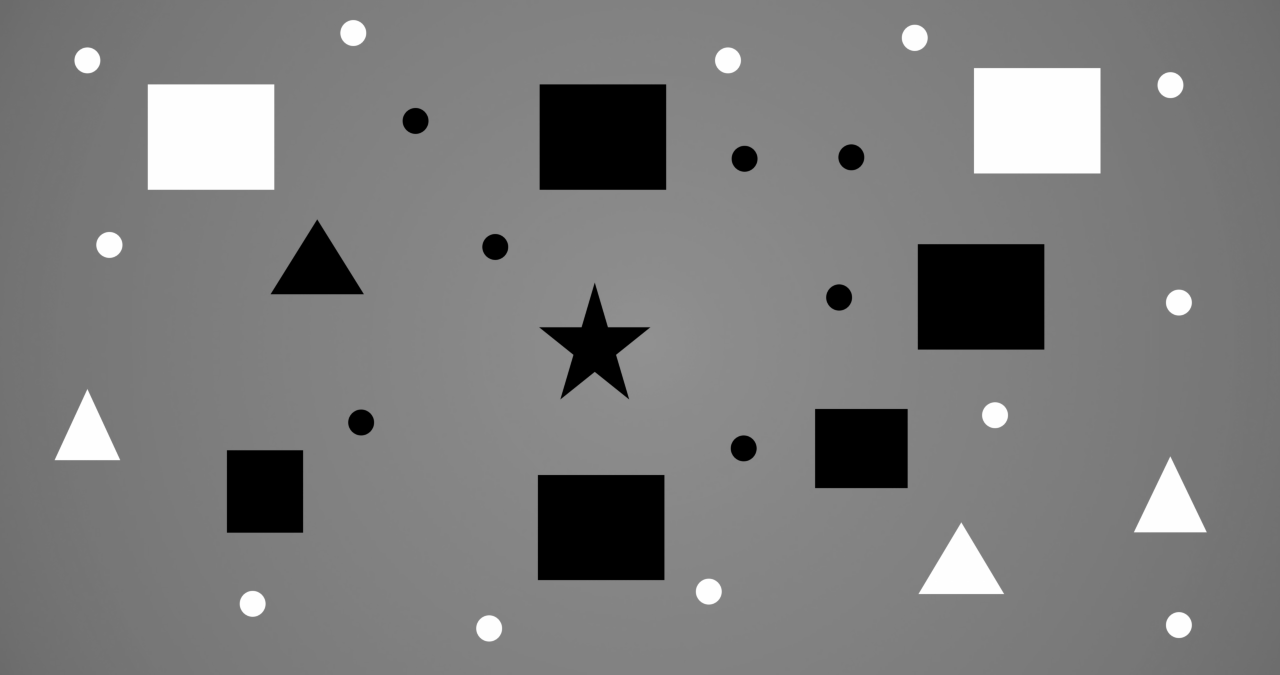
#> input picture Section - 1/data/DoubleColorShapes.png, 1280 x 675 px, found by its file name
$ python modified_conneted_comp.py
#> lines starting #> are read from the running program, lines starting #| are printed output that depends on the picture; after the words box and inside, x2 and y2 are one past the last pixel; in counts of white or black regions, pixels touching at a corner belong together
import cv2
import numpy as np

###Otsu
img1=cv2.imread('../data/DoubleColorShapes.png')
#> img1 is the input picture: shape (675, 1280, 3); min 0, max 255, mean 123.2
imgray1=cv2.cvtColor(img1,cv2.COLOR_BGR2GRAY)

th=0
thres,Bin5=cv2.threshold(imgray1,th,255,cv2.THRESH_BINARY+cv2.THRESH_OTSU)
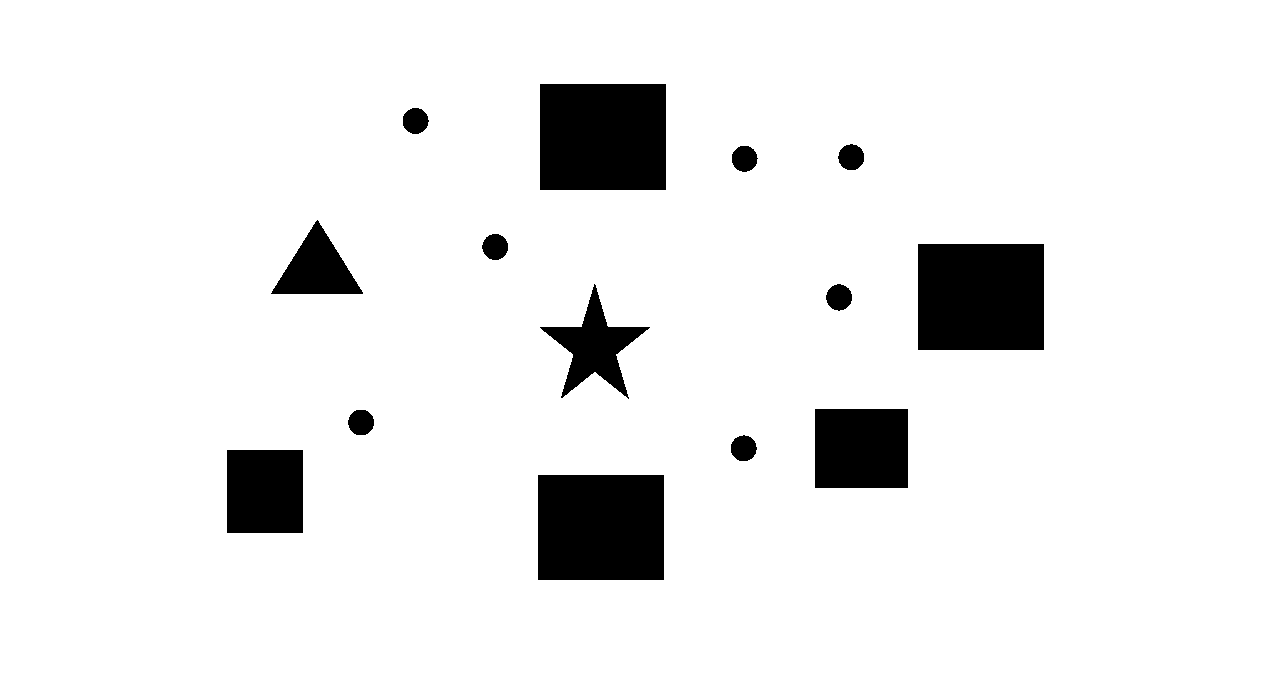
#> Bin5: shape (675, 1280); 92.5% white; 14 black regions, largest, box (x1, y1, x2, y2) and area: (540, 84, 666, 190) 13356, (918, 244, 1044, 350) 13356, (538, 475, 664, 580) 13230
#> thres = 67
Bin5=1-(Bin5/255) #Inverting Image to standard calculation
cv2.imshow('Otsu binarized image',Bin5)
###

###MSER
img=cv2.imread('../data/DoubleColorShapes.png')
imgray=cv2.cvtColor(img,cv2.COLOR_BGR2GRAY)
# cv2.imshow('Original gray image + Otsu',imgray)
th=0
thres,Bin=cv2.threshold(imgray,th,255,cv2.THRESH_BINARY+cv2.THRESH_OTSU)
Bin1=255-Bin #Finding Objects by threshold
Bin=imgray+Bin1 #adding both objects detected by threshold and gray scale for easier calculation
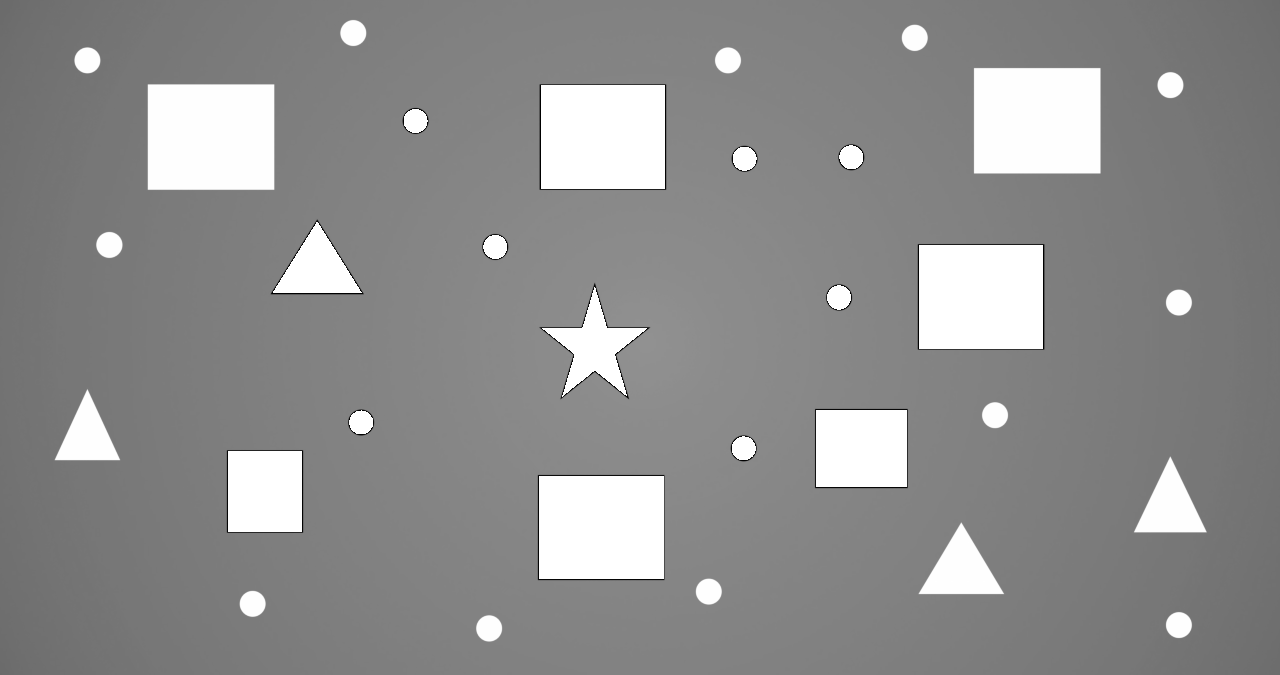
#> Bin: shape (675, 1280); min 0, max 255, mean 141.5

th=0
thres,Bin=cv2.threshold(Bin,th,255,cv2.THRESH_BINARY+cv2.THRESH_OTSU)
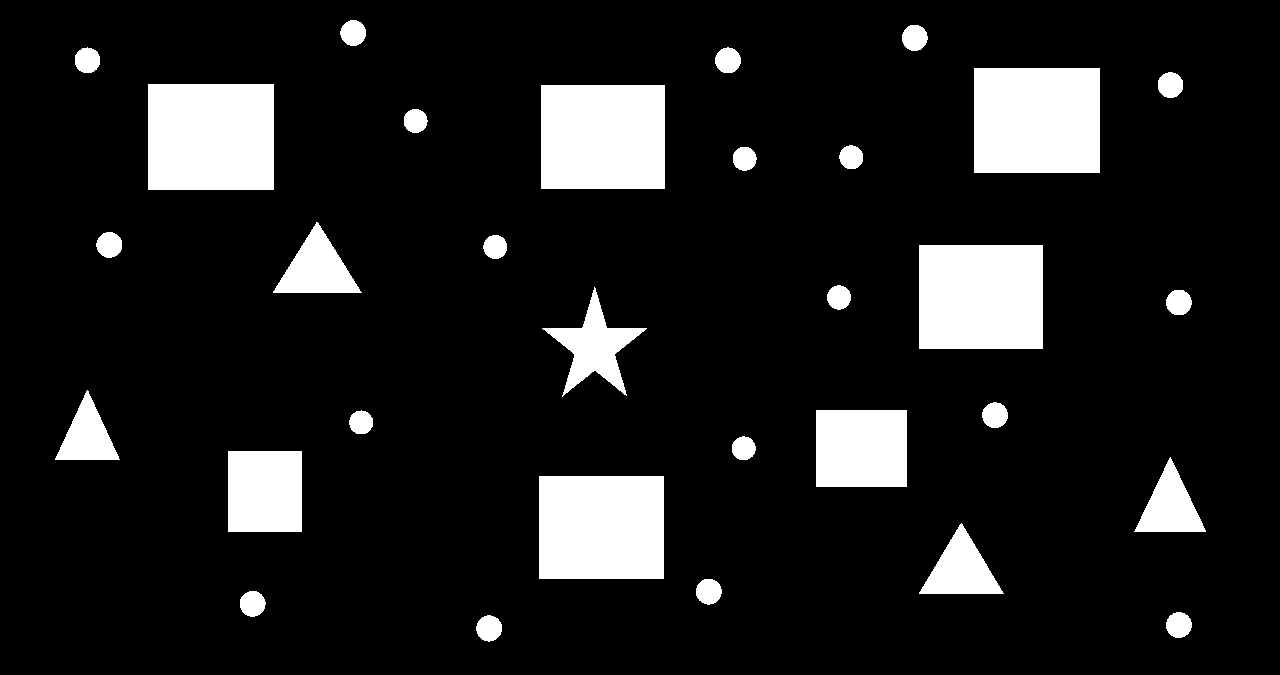
#> Bin: shape (675, 1280); 11.9% white; 31 white regions, largest, box (x1, y1, x2, y2) and area: (148, 84, 274, 190) 13356, (974, 68, 1100, 173) 13230, (541, 85, 665, 189) 12896
#> thres = 190
Bin=(Bin/255)
cv2.imshow('MSER binary image',Bin)
height, width = Bin.shape
#> height = 675; width = 1280

#Counting Number of Shapes
k=0
k1=0
c=k-1
c1=k1
R=np.zeros(Bin.shape)
R1=np.zeros(Bin5.shape)
trash=[]
trash1=[]
for i in range(height):
	for j in range(width):
		if Bin[i][j]==0:
			k=k+0
		elif Bin[i][j]==1 and Bin[i][j-1]==0 and Bin[i-1][j]==0:
			R[i][j]=k
			k=k+1
			c=c+1
		elif Bin[i][j]==1 and Bin[i-1][j]==1 and Bin[i][j-1]==0:
			R[i][j]=R[i-1][j]
		elif Bin[i][j]==1 and Bin[i-1][j]==0 and Bin[i][j-1]==1:
			R[i][j]=R[i][j-1]
		elif Bin[i][j]==1 and Bin[i-1][j]==1 and Bin[i][j-1]==1:
			R[i][j]=R[i-1][j]

		if R[i-1][j] != 0 and R[i][j-1]!=0 and R[i-1][j]!=R[i][j-1] and trash.count([R[i-1][j], R[i][j-1]]) == 0:
			c=c-1
			trash.append([R[i-1][j], R[i][j-1]])
			trash.append([R[i][j-1], R[i-1][j]])
			D=R
			x = int(D[i][j - 1])
			D[np.where(D == x)] = D[i - 1][j]

		if Bin5[i][j]==0:
			k1=k1+0
		elif Bin5[i][j]==1 and Bin5[i][j-1]==0 and Bin5[i-1][j]==0:
			R1[i][j]=k1
			k1=k1+1
			c1=c1+1
		elif Bin5[i][j]==1 and Bin5[i-1][j]==1 and Bin5[i][j-1]==0:
			R1[i][j]=R1[i-1][j]
		elif Bin5[i][j]==1 and Bin5[i-1][j]==0 and Bin5[i][j-1]==1:
			R1[i][j]=R1[i][j-1]
		elif Bin5[i][j]==1 and Bin5[i-1][j]==1 and Bin5[i][j-1]==1:
			R1[i][j]=R1[i-1][j]

		if R1[i-1][j] != 0 and R1[i][j-1]!=0 and R1[i-1][j]!=R1[i][j-1] and trash1.count([R1[i-1][j], R1[i][j-1]]) == 0:
			c1=c1-1
			trash1.append([R1[i-1][j], R1[i][j-1]])
			trash1.append([R1[i][j-1], R1[i-1][j]])
			D1=R1
			x1 = int(D1[i][j - 1])
			D1[np.where(D1 == x)] = D1[i - 1][j]
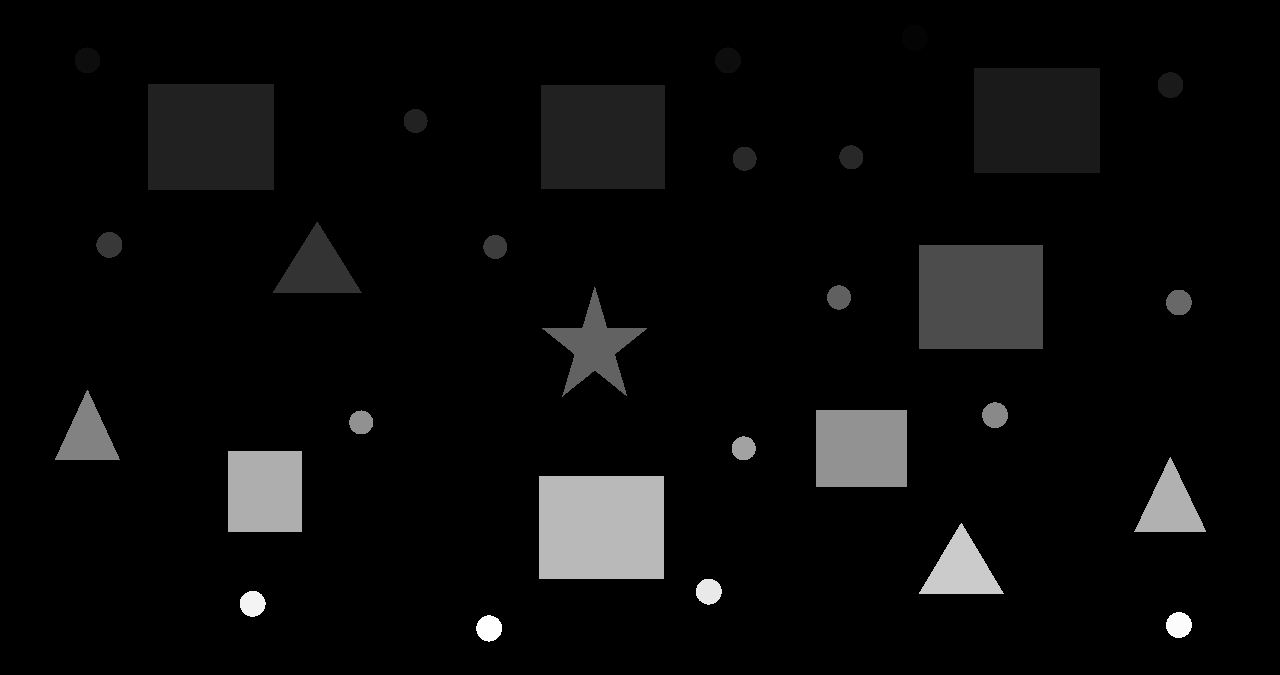
#> D: shape (675, 1280) float64; min 0, max 331, mean 14.4; drawn with min black and max white
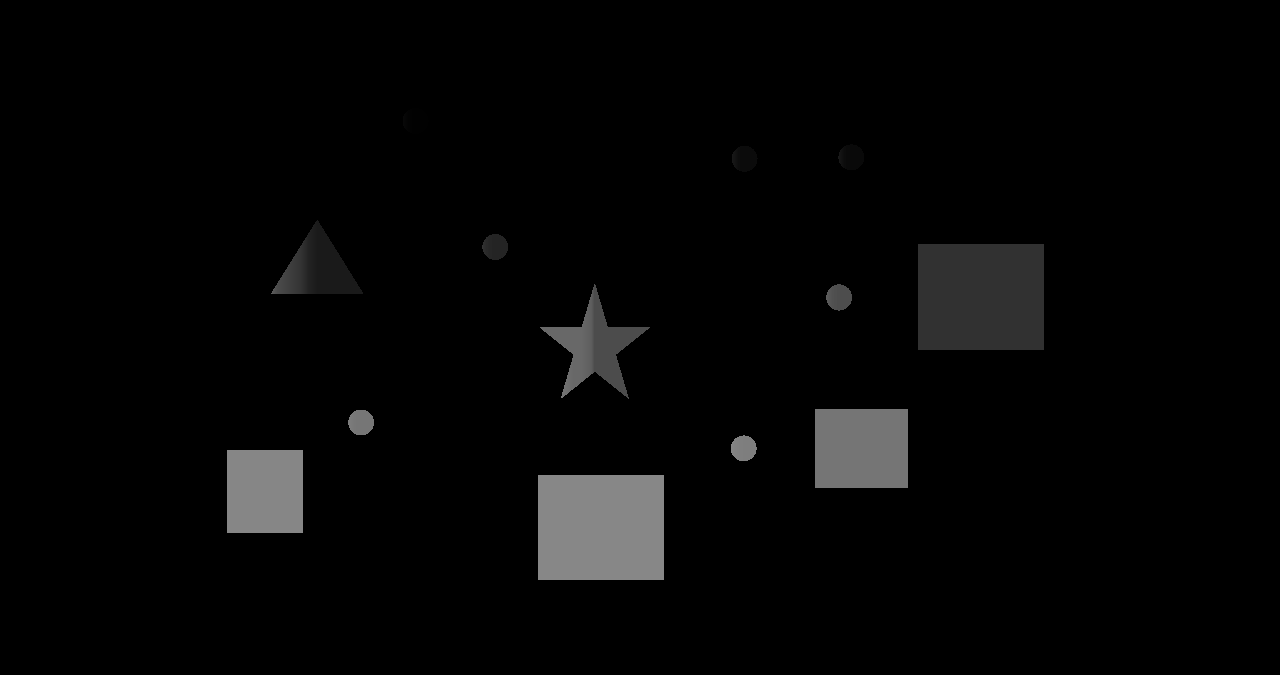
#> D1: shape (675, 1280) float64; min 0, max 135, mean 5.6
#> after the loop, c = 31; c1 = 14; k = 345; k1 = 136
#Counting Circles
l=0
l1=0
for i in range(k+1):
	if np.count_nonzero(D==i) in range (150,600):
		l=l+1
	if np.count_nonzero(D1==i) in range (150,600):
		l1=l1+1
#> after the loop, l = 19; l1 = 7

print('Number of Connected component detected by MSER:',c)
#| Number of Connected component detected by MSER: 31
print('Number of Circles detected by MSER:',l)
#| Number of Circles detected by MSER: 19

print('Number of Connected component detected by Otsu:',c1)
#| Number of Connected component detected by Otsu: 14
print('Number of Circles detected by Otsu:',l1)
#| Number of Circles detected by Otsu: 7


cv2.waitKey(0)
